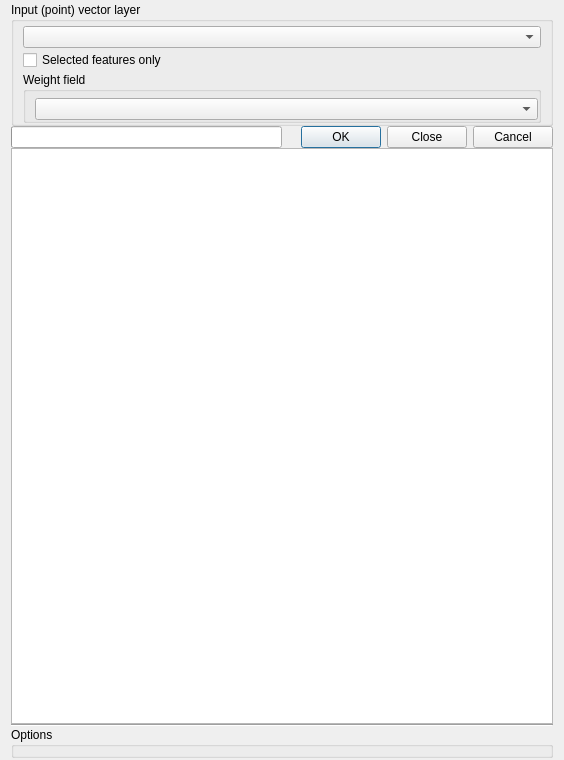
<?xml version="1.0" encoding="UTF-8"?>
<ui version="4.0">
 <class>linedirectionhistogramDialogBase</class>
 <widget class="QDialog" name="linedirectionhistogramDialogBase">
  <property name="geometry">
   <rect>
    <x>0</x>
    <y>0</y>
    <width>564</width>
    <height>760</height>
   </rect>
  </property>
  <property name="windowTitle">
   <string>Standard deviational ellipse</string>
  </property>
  <layout class="QVBoxLayout" name="verticalLayout">
   <property name="spacing">
    <number>0</number>
   </property>
   <property name="topMargin">
    <number>2</number>
   </property>
   <property name="bottomMargin">
    <number>2</number>
   </property>
   <item>
    <widget class="QGroupBox" name="groupBox">
     <property name="acceptDrops">
      <bool>false</bool>
     </property>
     <property name="title">
      <string>Input (point) vector layer</string>
     </property>
     <property name="flat">
      <bool>false</bool>
     </property>
     <property name="checkable">
      <bool>false</bool>
     </property>
     <property name="checked">
      <bool>false</bool>
     </property>
     <layout class="QVBoxLayout" name="verticalLayout_3">
      <property name="spacing">
       <number>2</number>
      </property>
      <property name="topMargin">
       <number>4</number>
      </property>
      <property name="bottomMargin">
       <number>0</number>
      </property>
      <item>
       <widget class="QComboBox" name="InputLayer"/>
      </item>
      <item>
       <widget class="QCheckBox" name="selectedFeaturesCheckBox">
        <property name="text">
         <string>Selected features only</string>
        </property>
       </widget>
      </item>
      <item>
       <widget class="QGroupBox" name="groupBox_3">
        <property name="title">
         <string>Weight field</string>
        </property>
        <layout class="QVBoxLayout" name="verticalLayout_4">
         <property name="spacing">
          <number>6</number>
         </property>
         <property name="topMargin">
          <number>6</number>
         </property>
         <property name="rightMargin">
          <number>0</number>
         </property>
         <property name="bottomMargin">
          <number>0</number>
         </property>
         <item>
          <widget class="QComboBox" name="inputField"/>
         </item>
        </layout>
       </widget>
      </item>
     </layout>
    </widget>
   </item>
   <item>
    <layout class="QHBoxLayout" name="horizontalLayout_4">
     <item>
      <widget class="QProgressBar" name="progressBar"/>
     </item>
     <item>
      <widget class="QDialogButtonBox" name="button_box">
       <property name="standardButtons">
        <set>QDialogButtonBox::Cancel|QDialogButtonBox::Close|QDialogButtonBox::Ok</set>
       </property>
       <property name="centerButtons">
        <bool>false</bool>
       </property>
      </widget>
     </item>
    </layout>
   </item>
   <item>
    <layout class="QVBoxLayout" name="verticalLayout_5">
     <property name="spacing">
      <number>0</number>
     </property>
     <item>
      <widget class="QGraphicsView" name="histogramGraphicsView">
       <property name="sizePolicy">
        <sizepolicy hsizetype="Expanding" vsizetype="Expanding">
         <horstretch>0</horstretch>
         <verstretch>1</verstretch>
        </sizepolicy>
       </property>
       <property name="minimumSize">
        <size>
         <width>10</width>
         <height>10</height>
        </size>
       </property>
       <property name="font">
        <font>
         <weight>75</weight>
         <italic>true</italic>
         <bold>true</bold>
        </font>
       </property>
       <property name="verticalScrollBarPolicy">
        <enum>Qt::ScrollBarAlwaysOff</enum>
       </property>
       <property name="horizontalScrollBarPolicy">
        <enum>Qt::ScrollBarAlwaysOff</enum>
       </property>
       <property name="interactive">
        <bool>false</bool>
       </property>
      </widget>
     </item>
    </layout>
   </item>
   <item>
    <widget class="Line" name="line">
     <property name="orientation">
      <enum>Qt::Horizontal</enum>
     </property>
    </widget>
   </item>
   <item>
    <widget class="QGroupBox" name="groupBox_4">
     <property name="title">
      <string>Options</string>
     </property>
     <layout class="QVBoxLayout" name="verticalLayout_2">
      <property name="spacing">
       <number>2</number>
      </property>
      <property name="topMargin">
       <number>4</number>
      </property>
      <property name="bottomMargin">
       <number>2</number>
      </property>
     </layout>
    </widget>
   </item>
  </layout>
 </widget>
 <resources/>
 <connections>
  <connection>
   <sender>button_box</sender>
   <signal>accepted()</signal>
   <receiver>linedirectionhistogramDialogBase</receiver>
   <slot>accept()</slot>
   <hints>
    <hint type="sourcelabel">
     <x>20</x>
     <y>20</y>
    </hint>
    <hint type="destinationlabel">
     <x>20</x>
     <y>20</y>
    </hint>
   </hints>
  </connection>
  <connection>
   <sender>button_box</sender>
   <signal>rejected()</signal>
   <receiver>linedirectionhistogramDialogBase</receiver>
   <slot>reject()</slot>
   <hints>
    <hint type="sourcelabel">
     <x>20</x>
     <y>20</y>
    </hint>
    <hint type="destinationlabel">
     <x>20</x>
     <y>20</y>
    </hint>
   </hints>
  </connection>
 </connections>
</ui>
